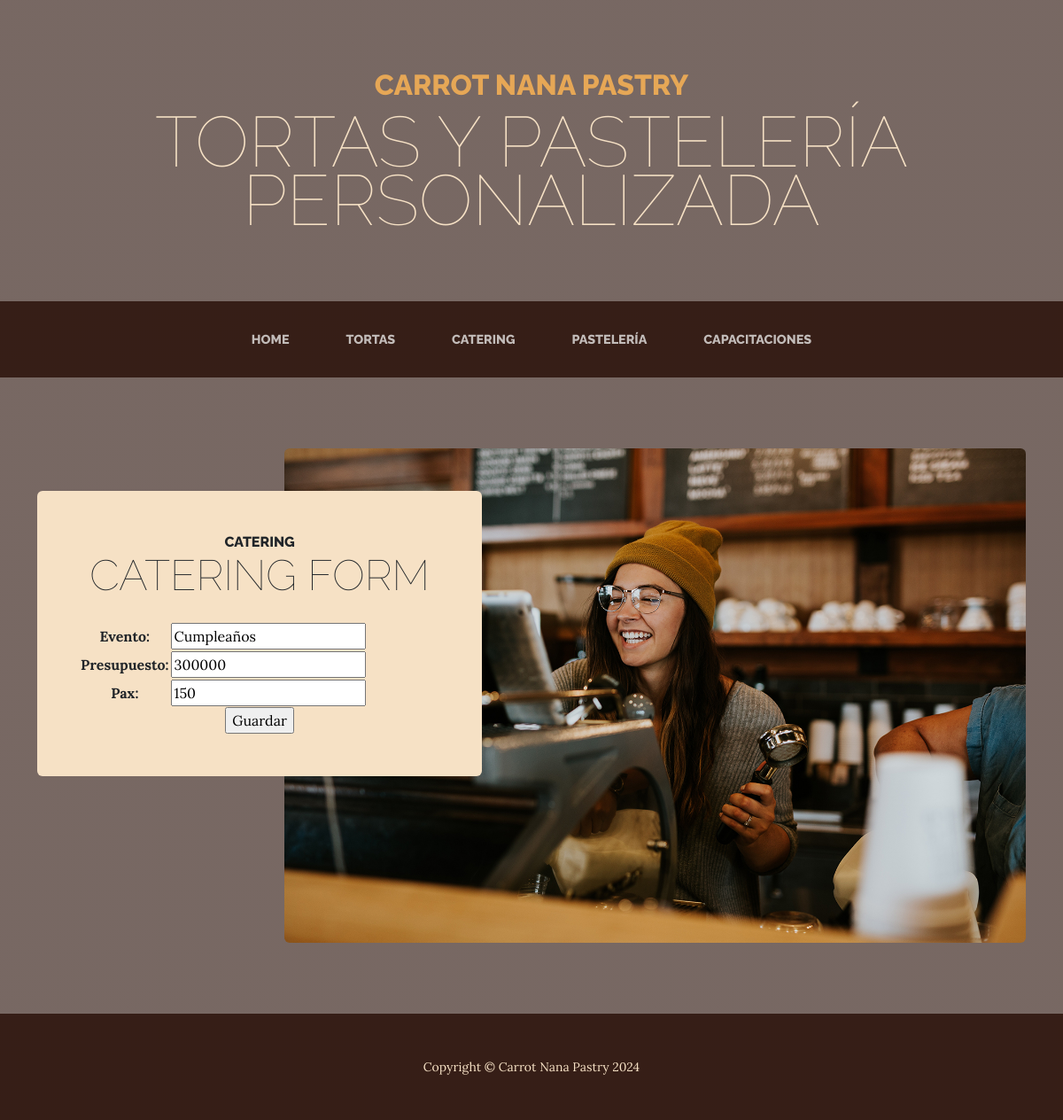
The page /catering/update/2/ on the database its author committed.
### carrot_app/models.py (models this page shows, shortened)
class Catering(models.Model):
    evento = models.CharField(max_length=40)
    presupuesto = models.IntegerField()
    pax = models.IntegerField()

### carrot_app/views.py (the view)
# urls.py: path('catering/update/<int:pk>/', CateringUpdate.as_view(), name='catering_update'),
class CateringUpdate(UpdateView):
    model = Catering
    fields = '__all__'
    success_url = reverse_lazy('catering_eventos')

### carrot_app/templates/carrot_app/catering_form.html (shortened to what this page needs)
{% extends 'carrot_app/index.html'%}
{%block content%}
<img class="intro-img img-fluid mb-3 mb-lg-0 rounded" src="assets/img/intro.jpg" alt="..." />
            <div class="intro-text left-0 text-center bg-faded p-5 rounded">
                <h2 class="section-heading mb-4">
                    <span class="section-heading-upper">Catering</span>
                    <span class="section-heading-lower">Catering Form</span>
                </h2>
                <form action="{% url 'catering_create' %}" method = "post">
                <table>
                    {{ form.as_table }}
                </table>
                <input type="submit" value="Guardar">
            </form>
            </div>
{% endblock content%}

### rows shown on the page
Catering: evento "Cumpleaños", presupuesto "300000", pax "150"
